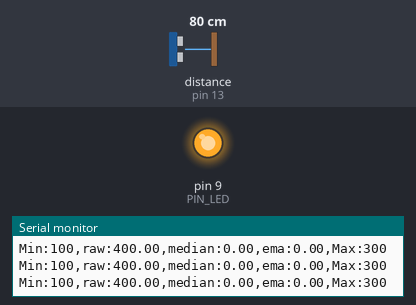
Bench run of a sketch on a simulated Arduino Uno, built with avr-gcc and run on an emulated ATmega328P. On the bench: output pins drawn as LEDs (lit = HIGH), the last lines printed to the serial monitor. Wiring (inferred from the names in the program): ultrasonic range finder: trigger pin 12; echo pin 13. Inputs (shaded band) come from the test bench; at power-on: distance to the obstacle (sensor on pin 13) 80 cm. The echo pulse lasts 58.3 µs per cm; pins used as bus, display or sensor lines are not drawn.

Above: at 1.2 s.
1.3 s: distance to the obstacle (sensor on pin 13) set to 18 cm
At 1.6 s:
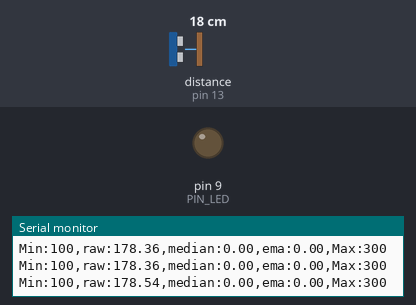
2.8 s: distance to the obstacle (sensor on pin 13) set to 2 cm
At 3.9 s:
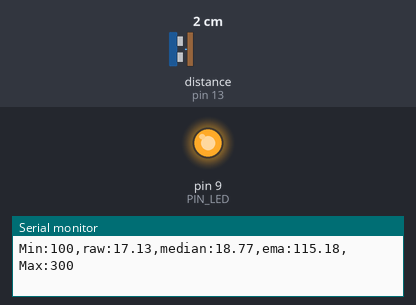
Timing chart, 0 to 5.8 s (numbered marks = the images above; inputs shaded):
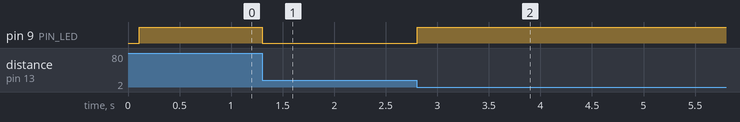

The sketch:

09C19.ino
```cpp
// Arduino pin assignment
#define PIN_LED  9
#define PIN_TRIG 12
#define PIN_ECHO 13

// configurable parameters
#define SND_VEL 346.0     // sound velocity at 24 celsius degree (unit: m/sec)
#define INTERVAL 100       // sampling interval (unit: msec)
#define PULSE_DURATION 10 // ultra-sound Pulse Duration (unit: usec)
#define _DIST_MIN 100     // minimum distance to be measured (unit: mm)
#define _DIST_MAX 300     // maximum distance to be measured (unit: mm)

#define TIMEOUT ((INTERVAL / 2) * 1000.0) // maximum echo waiting time (unit: usec)
#define SCALE (0.001 * 0.5 * SND_VEL)     // coefficent to convert duration to distance

#define _EMA_ALPHA 0.8    // EMA weight of new sample (range: 0 to 1)
                          // Setting EMA to 1 effectively disables EMA filter.
#define N 20

// global variables
unsigned long last_sampling_time;   // unit: msec
float dist_ema= 0;                     // EMA distance
float dist_median = 0;
float values[N];
int count = 0;

void setup() {
  // initialize GPIO pins
  pinMode(PIN_LED,OUTPUT);
  pinMode(PIN_TRIG,OUTPUT);
  pinMode(PIN_ECHO,INPUT);
  digitalWrite(PIN_TRIG, LOW);

  // initialize serial port
  Serial.begin(57600);
}

void loop() {
  float dist_raw;

  // wait until next sampling time.
  // millis() returns the number of milliseconds since the program started.
  // will overflow after 50 days.
  if (millis() < last_sampling_time + INTERVAL)
    return;

  // get a distance reading from the USS
  dist_raw = USS_measure(PIN_TRIG,PIN_ECHO);

  // Modify the below line to implement the EMA equation
  dist_ema = _EMA_ALPHA*dist_median + (1-_EMA_ALPHA)*dist_ema;

  Queue(N, values, dist_raw);
  if (count < N) {
    count++;
  }
  else {
    dist_median = Median(N, values);
  }

  // output the distance to the serial port
  Serial.print("Min:");   Serial.print(_DIST_MIN);
  Serial.print(",raw:"); Serial.print(min(dist_raw, _DIST_MAX + 100));
  Serial.print(",median:");  Serial.print(min(dist_median, _DIST_MAX + 100));
  Serial.print(",ema:");  Serial.print(min(dist_ema, _DIST_MAX + 100));
  Serial.print(",Max:");  Serial.print(_DIST_MAX);
  Serial.println("");

  // do something here
  if ((dist_raw < _DIST_MIN) || (dist_raw > _DIST_MAX))
    digitalWrite(PIN_LED, 1);       // LED OFF
  else
    digitalWrite(PIN_LED, 0);       // LED ON

  // update last sampling time
  last_sampling_time += INTERVAL;
}

// get a distance reading from USS. return value is in millimeter.
float USS_measure(int TRIG, int ECHO)
{
  digitalWrite(TRIG, HIGH);
  delayMicroseconds(PULSE_DURATION);
  digitalWrite(TRIG, LOW);

  return pulseIn(ECHO, HIGH, TIMEOUT) * SCALE; // unit: mm
}

void Queue(int num, float values[], float recent_value){

  for(int i=0; i < num-1; i++){
    values[i] = values[i+1];
  }
  values[num-1] = recent_value;
}

float Median(int num, float values[])
{
  float temp[num];
  for (int i = 0; i < num; i++) {
    temp[i] = values[i];
  }
  for (int i = 0; i < num - 1; i++) {
    for (int j = i + 1; j < num; j++) {

      if (temp[i] > temp[j]) {
        float tmp = temp[i];
        temp[i] = temp[j];
        temp[j] = tmp;
      }
    }
  }
  if (N % 2 == 0)    return (temp[N/2] + temp[N/2-1])/2;
  else  return temp[N/2];
}
```

Measured:
- after the input at 1.3 s, pin 9 (PIN_LED): HIGH → LOW at once
- after the input at 2.8 s, pin 9 (PIN_LED): LOW → HIGH at once
